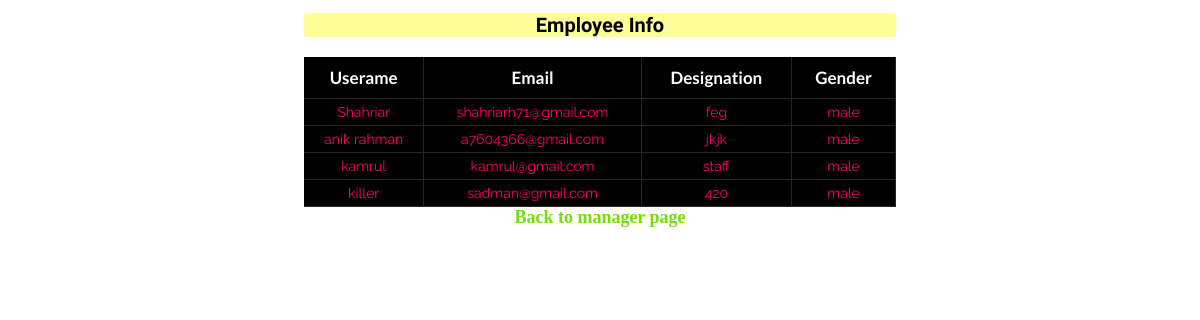
Page /staffprofile.php on the committed database.
### tables this page shows
CREATE TABLE `all_registered_members` (
  `id` int(15) NOT NULL,
  `Username` varchar(200) NOT NULL,
  `Password` varchar(200) NOT NULL,
  `Email` varchar(200) NOT NULL,
  `Deg` varchar(100) NOT NULL,
  `Gender` varchar(200) NOT NULL
);

### staffprofile.php (the view, shortened to what this page needs)
<?php include'connection.php'; ?>
<!DOCTYPE html>
<html>
<head>
</head>
<body>
<div class="manageMember">
	<center><h1 class='buttonc' title='Create New Contact'>Employee Info</h1></center>
	<table border="1" cellspacing="0" cellpadding="0"  bgcolor=' '>
		<thead>
			<tr>
				<th>Userame</th>
				<th>Email</th>
				<th>Designation</th>
				<th>Gender</th>
			</tr>
		</thead>
		<tbody>
			<?php
			$sql = "SELECT * FROM all_registered_members";
			$result = $conn->query($sql);
			if($result->num_rows > 0) {
				while($row = $result->fetch_assoc()) {
					echo "<tr>
						<td style='text-align:center;'>".$row['Username']." </td>
						<td style='text-align:center;'>".$row['Email']."</td>
						<td style='text-align:center;'>".$row['Deg']."</td>
						<td style='text-align:center;'>".$row['Gender']."</td>
					</tr>";
				}
			} else {
				echo "<tr><td colspan='5'><center>No data avaliable</center></td></tr>";
			}
			?>
		</tbody>
	</table>
	<center><a href="manager.php">Back to manager page</a></center>
</div>
</body>
</html>

### staffprofile.php (style rules this page uses)
.manageMember { width: 50%; margin: auto; }
table { width: 100%; margin-top: 20px; }
body:before { content: ""; position: fixed; background: url(cropped-1920-1080-873130.jpg); background-size: cover; z-index: -1; height: 100%; width: 100%; transform: scale(3); filter: blur(2px); }
.buttonc { text-decoration:none; background-color:#ffff99; color: black; font-family: 'Marcellus SC', serif; border-radius:3px; font-size:20px; font-weight:bold; outline:0; }
th { border-color: #262626 #262626; border-style: solid ; border-top:none; border-left:none; font-family: 'Lato', sans-serif; padding:10px; background-color:black; color:white; font-size:17px; }
td { font-family: 'Raleway', sans-serif; background-color:black; border-color: #262626 #262626; border-style: solid ; border-top:none; color:#ff0066; border-left:none; font-size:14px; padding:5px; }
table { border:none; }
a { color:#74DF00; border:1px #888; font-family: 'Patrick Hand SC', cursive; font-weight:bold; font-size:18px; text-decoration:none; }
a:link { color:#74DF00; }

### rows in the picture
all_registered_members: Username "Shahriar", Email "shahriarh71@gmail.com", Deg "feg", Gender "male"
all_registered_members: Username "anik rahman", Email "a7604366@gmail.com", Deg "jkjk", Gender "male"
all_registered_members: Username "kamrul", Email "kamrul@gmail.com", Deg "staff", Gender "male"
all_registered_members: Username "killer", Email "sadman@gmail.com", Deg "420", Gender "male"
